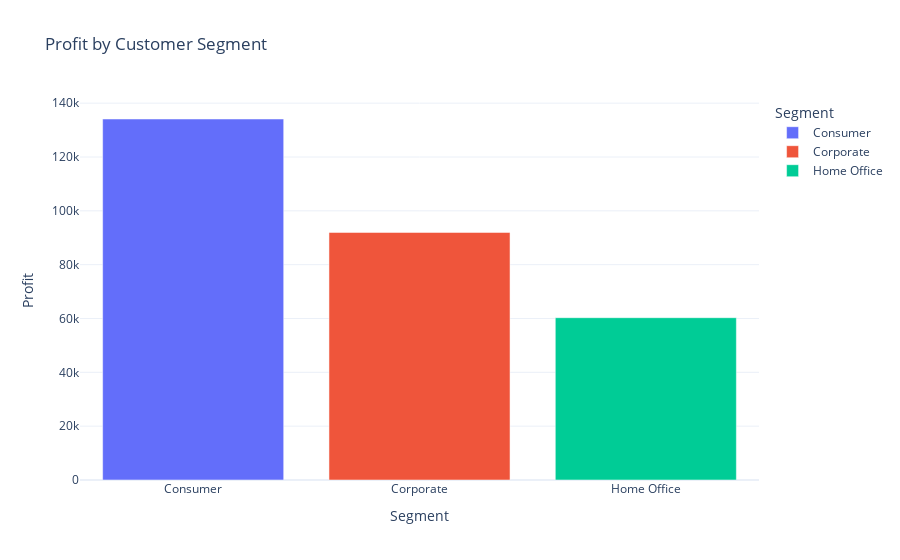

Notebook cell for this chart:
### Code cell
fig = px.bar(
    segment_analysis_reset,
    x='Segment',
    y='Profit',
    title='Profit by Customer Segment',
    color='Segment'
)
fig.show()

### Figure 1 — Plotly figure (JSON) as saved in the notebook; plotly's stock layout.template omitted (floating-point values rounded to 4 significant figures)
{"data": [{"hovertemplate": "Segment=%{x}<br>Profit=%{y}<extra></extra>", "legendgroup": "Consumer", "marker": {"color": "#636efa", "pattern": {"shape": ""}}, "name": "Consumer", "orientation": "v", "showlegend": true, "textposition": "auto", "type": "bar", "x": ["Consumer"], "xaxis": "x", "y": [134100.0], "yaxis": "y"}, {"hovertemplate": "Segment=%{x}<br>Profit=%{y}<extra></extra>", "legendgroup": "Corporate", "marker": {"color": "#EF553B", "pattern": {"shape": ""}}, "name": "Corporate", "orientation": "v", "showlegend": true, "textposition": "auto", "type": "bar", "x": ["Corporate"], "xaxis": "x", "y": [91980.0], "yaxis": "y"}, {"hovertemplate": "Segment=%{x}<br>Profit=%{y}<extra></extra>", "legendgroup": "Home Office", "marker": {"color": "#00cc96", "pattern": {"shape": ""}}, "name": "Home Office", "orientation": "v", "showlegend": true, "textposition": "auto", "type": "bar", "x": ["Home Office"], "xaxis": "x", "y": [60300.0], "yaxis": "y"}], "layout": {"barmode": "relative", "legend": {"title": {"text": "Segment"}, "tracegroupgap": 0}, "title": {"text": "Profit by Customer Segment"}, "xaxis": {"anchor": "y", "categoryarray": ["Consumer", "Corporate", "Home Office"], "categoryorder": "array", "domain": [0, 1], "title": {"text": "Segment"}}, "yaxis": {"anchor": "x", "domain": [0, 1], "title": {"text": "Profit"}}}}
